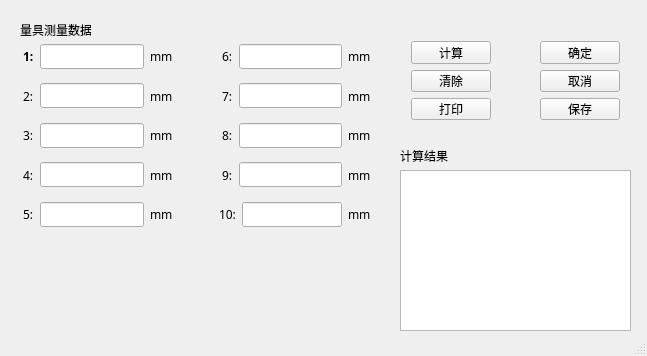
<?xml version="1.0" encoding="UTF-8"?>
<ui version="4.0">
 <class>MainWindow</class>
 <widget class="QMainWindow" name="MainWindow">
  <property name="geometry">
   <rect>
    <x>0</x>
    <y>0</y>
    <width>647</width>
    <height>356</height>
   </rect>
  </property>
  <property name="font">
   <font>
    <family>Microsoft YaHei</family>
    <pointsize>9</pointsize>
    <weight>50</weight>
    <bold>false</bold>
   </font>
  </property>
  <property name="windowTitle">
   <string>MainWindow</string>
  </property>
  <property name="locale">
   <locale language="Chinese" country="China"/>
  </property>
  <property name="windowFilePath">
   <string notr="true"/>
  </property>
  <property name="inputMethodHints">
   <set>Qt::ImhNone</set>
  </property>
  <property name="toolButtonStyle">
   <enum>Qt::ToolButtonTextOnly</enum>
  </property>
  <widget class="QWidget" name="centralWidget">
   <widget class="QWidget" name="layoutWidget">
    <property name="geometry">
     <rect>
      <x>400</x>
      <y>30</y>
      <width>231</width>
      <height>101</height>
     </rect>
    </property>
    <layout class="QVBoxLayout" name="verticalLayout_3">
     <item>
      <layout class="QHBoxLayout" name="horizontalLayout_12">
       <item>
        <widget class="QPushButton" name="calBtn">
         <property name="text">
          <string>计算</string>
         </property>
        </widget>
       </item>
       <item>
        <spacer name="horizontalSpacer">
         <property name="orientation">
          <enum>Qt::Horizontal</enum>
         </property>
         <property name="sizeHint" stdset="0">
          <size>
           <width>40</width>
           <height>20</height>
          </size>
         </property>
        </spacer>
       </item>
       <item>
        <widget class="QPushButton" name="okBtn">
         <property name="text">
          <string>确定</string>
         </property>
        </widget>
       </item>
      </layout>
     </item>
     <item>
      <spacer name="verticalSpacer">
       <property name="orientation">
        <enum>Qt::Vertical</enum>
       </property>
       <property name="sizeHint" stdset="0">
        <size>
         <width>20</width>
         <height>40</height>
        </size>
       </property>
      </spacer>
     </item>
     <item>
      <layout class="QHBoxLayout" name="horizontalLayout_13">
       <item>
        <widget class="QPushButton" name="clearBtn">
         <property name="text">
          <string>清除</string>
         </property>
        </widget>
       </item>
       <item>
        <spacer name="horizontalSpacer_2">
         <property name="orientation">
          <enum>Qt::Horizontal</enum>
         </property>
         <property name="sizeHint" stdset="0">
          <size>
           <width>40</width>
           <height>20</height>
          </size>
         </property>
        </spacer>
       </item>
       <item>
        <widget class="QPushButton" name="cancelBtn">
         <property name="text">
          <string>取消</string>
         </property>
        </widget>
       </item>
      </layout>
     </item>
     <item>
      <spacer name="verticalSpacer_2">
       <property name="orientation">
        <enum>Qt::Vertical</enum>
       </property>
       <property name="sizeHint" stdset="0">
        <size>
         <width>20</width>
         <height>40</height>
        </size>
       </property>
      </spacer>
     </item>
     <item>
      <layout class="QHBoxLayout" name="horizontalLayout_14">
       <item>
        <widget class="QPushButton" name="printBtn">
         <property name="text">
          <string>打印</string>
         </property>
        </widget>
       </item>
       <item>
        <spacer name="horizontalSpacer_3">
         <property name="orientation">
          <enum>Qt::Horizontal</enum>
         </property>
         <property name="sizeHint" stdset="0">
          <size>
           <width>40</width>
           <height>20</height>
          </size>
         </property>
        </spacer>
       </item>
       <item>
        <widget class="QPushButton" name="saveBtn">
         <property name="text">
          <string>保存</string>
         </property>
        </widget>
       </item>
      </layout>
     </item>
    </layout>
   </widget>
   <widget class="QLabel" name="border1">
    <property name="geometry">
     <rect>
      <x>10</x>
      <y>10</y>
      <width>371</width>
      <height>321</height>
     </rect>
    </property>
    <property name="text">
     <string/>
    </property>
   </widget>
   <widget class="QLabel" name="label_21">
    <property name="geometry">
     <rect>
      <x>20</x>
      <y>20</y>
      <width>71</width>
      <height>20</height>
     </rect>
    </property>
    <property name="text">
     <string>量具测量数据</string>
    </property>
   </widget>
   <widget class="QLabel" name="label_22">
    <property name="geometry">
     <rect>
      <x>400</x>
      <y>150</y>
      <width>54</width>
      <height>12</height>
     </rect>
    </property>
    <property name="text">
     <string>计算结果</string>
    </property>
   </widget>
   <widget class="QTextEdit" name="textEdit">
    <property name="geometry">
     <rect>
      <x>400</x>
      <y>170</y>
      <width>231</width>
      <height>161</height>
     </rect>
    </property>
   </widget>
   <widget class="QWidget" name="">
    <property name="geometry">
     <rect>
      <x>20</x>
      <y>40</y>
      <width>351</width>
      <height>191</height>
     </rect>
    </property>
    <layout class="QHBoxLayout" name="horizontalLayout_11" stretch="1,0,1">
     <property name="leftMargin">
      <number>0</number>
     </property>
     <property name="topMargin">
      <number>0</number>
     </property>
     <property name="rightMargin">
      <number>0</number>
     </property>
     <property name="bottomMargin">
      <number>0</number>
     </property>
     <item>
      <layout class="QVBoxLayout" name="verticalLayout">
       <item>
        <layout class="QHBoxLayout" name="horizontalLayout_5">
         <item>
          <widget class="QLabel" name="label">
           <property name="font">
            <font>
             <weight>75</weight>
             <bold>true</bold>
            </font>
           </property>
           <property name="frameShape">
            <enum>QFrame::NoFrame</enum>
           </property>
           <property name="text">
            <string> 1:</string>
           </property>
          </widget>
         </item>
         <item>
          <widget class="QLineEdit" name="inputLabel1"/>
         </item>
         <item>
          <widget class="QLabel" name="label_2">
           <property name="text">
            <string>mm</string>
           </property>
          </widget>
         </item>
        </layout>
       </item>
       <item>
        <layout class="QHBoxLayout" name="horizontalLayout_4">
         <item>
          <widget class="QLabel" name="label_3">
           <property name="text">
            <string> 2:</string>
           </property>
          </widget>
         </item>
         <item>
          <widget class="QLineEdit" name="inputLabel2"/>
         </item>
         <item>
          <widget class="QLabel" name="label_4">
           <property name="text">
            <string>mm</string>
           </property>
          </widget>
         </item>
        </layout>
       </item>
       <item>
        <layout class="QHBoxLayout" name="horizontalLayout_3">
         <item>
          <widget class="QLabel" name="label_5">
           <property name="text">
            <string> 3:</string>
           </property>
          </widget>
         </item>
         <item>
          <widget class="QLineEdit" name="inputLabel3"/>
         </item>
         <item>
          <widget class="QLabel" name="label_6">
           <property name="text">
            <string>mm</string>
           </property>
          </widget>
         </item>
        </layout>
       </item>
       <item>
        <layout class="QHBoxLayout" name="horizontalLayout_2">
         <item>
          <widget class="QLabel" name="label_7">
           <property name="text">
            <string> 4:</string>
           </property>
          </widget>
         </item>
         <item>
          <widget class="QLineEdit" name="inputLabel4"/>
         </item>
         <item>
          <widget class="QLabel" name="label_8">
           <property name="text">
            <string>mm</string>
           </property>
          </widget>
         </item>
        </layout>
       </item>
       <item>
        <layout class="QHBoxLayout" name="horizontalLayout">
         <item>
          <widget class="QLabel" name="label_9">
           <property name="text">
            <string> 5:</string>
           </property>
          </widget>
         </item>
         <item>
          <widget class="QLineEdit" name="inputLabel5"/>
         </item>
         <item>
          <widget class="QLabel" name="label_10">
           <property name="text">
            <string>mm</string>
           </property>
          </widget>
         </item>
        </layout>
       </item>
      </layout>
     </item>
     <item>
      <spacer name="horizontalSpacer_4">
       <property name="orientation">
        <enum>Qt::Horizontal</enum>
       </property>
       <property name="sizeHint" stdset="0">
        <size>
         <width>40</width>
         <height>20</height>
        </size>
       </property>
      </spacer>
     </item>
     <item>
      <layout class="QVBoxLayout" name="verticalLayout_2">
       <property name="topMargin">
        <number>0</number>
       </property>
       <item>
        <layout class="QHBoxLayout" name="horizontalLayout_10">
         <item>
          <widget class="QLabel" name="label_11">
           <property name="text">
            <string> 6:</string>
           </property>
          </widget>
         </item>
         <item>
          <widget class="QLineEdit" name="inputLabel6">
           <property name="maximumSize">
            <size>
             <width>16777215</width>
             <height>16777215</height>
            </size>
           </property>
          </widget>
         </item>
         <item>
          <widget class="QLabel" name="label_12">
           <property name="text">
            <string>mm</string>
           </property>
          </widget>
         </item>
        </layout>
       </item>
       <item>
        <layout class="QHBoxLayout" name="horizontalLayout_9">
         <item>
          <widget class="QLabel" name="label_13">
           <property name="text">
            <string> 7:</string>
           </property>
          </widget>
         </item>
         <item>
          <widget class="QLineEdit" name="inputLabel7"/>
         </item>
         <item>
          <widget class="QLabel" name="label_14">
           <property name="text">
            <string>mm</string>
           </property>
          </widget>
         </item>
        </layout>
       </item>
       <item>
        <layout class="QHBoxLayout" name="horizontalLayout_8">
         <item>
          <widget class="QLabel" name="label_15">
           <property name="text">
            <string> 8:</string>
           </property>
          </widget>
         </item>
         <item>
          <widget class="QLineEdit" name="inputLabel8"/>
         </item>
         <item>
          <widget class="QLabel" name="label_16">
           <property name="text">
            <string>mm</string>
           </property>
          </widget>
         </item>
        </layout>
       </item>
       <item>
        <layout class="QHBoxLayout" name="horizontalLayout_7">
         <item>
          <widget class="QLabel" name="label_17">
           <property name="text">
            <string> 9:</string>
           </property>
          </widget>
         </item>
         <item>
          <widget class="QLineEdit" name="inputLabel9"/>
         </item>
         <item>
          <widget class="QLabel" name="label_18">
           <property name="text">
            <string>mm</string>
           </property>
          </widget>
         </item>
        </layout>
       </item>
       <item>
        <layout class="QHBoxLayout" name="horizontalLayout_6">
         <item>
          <widget class="QLabel" name="label_19">
           <property name="text">
            <string>10:</string>
           </property>
          </widget>
         </item>
         <item>
          <widget class="QLineEdit" name="inputLabel10"/>
         </item>
         <item>
          <widget class="QLabel" name="label_20">
           <property name="text">
            <string>mm</string>
           </property>
          </widget>
         </item>
        </layout>
       </item>
      </layout>
     </item>
    </layout>
   </widget>
  </widget>
  <widget class="QStatusBar" name="statusBar"/>
 </widget>
 <layoutdefault spacing="6" margin="11"/>
 <resources/>
 <connections/>
</ui>
